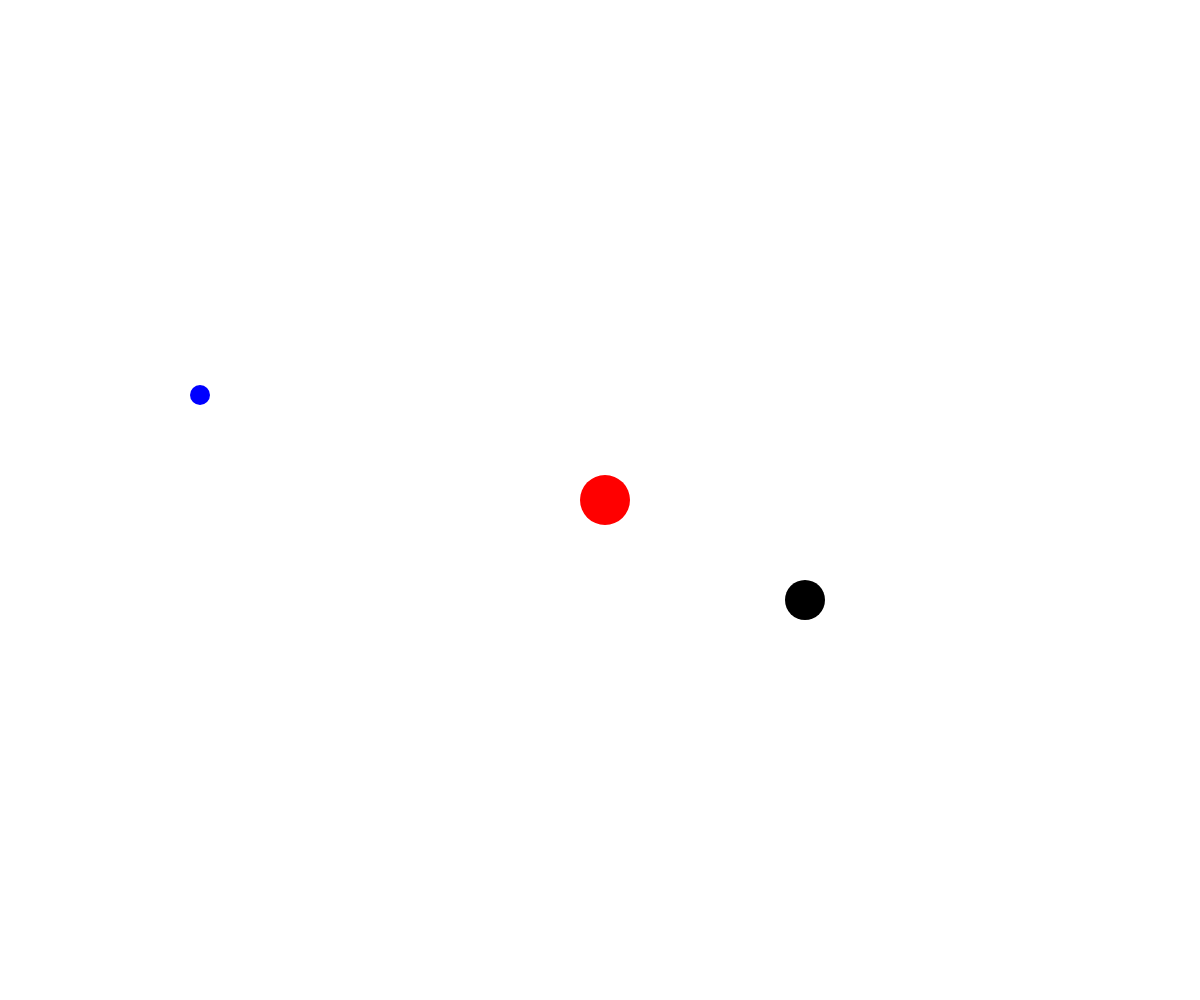
Frame 1 (no input)
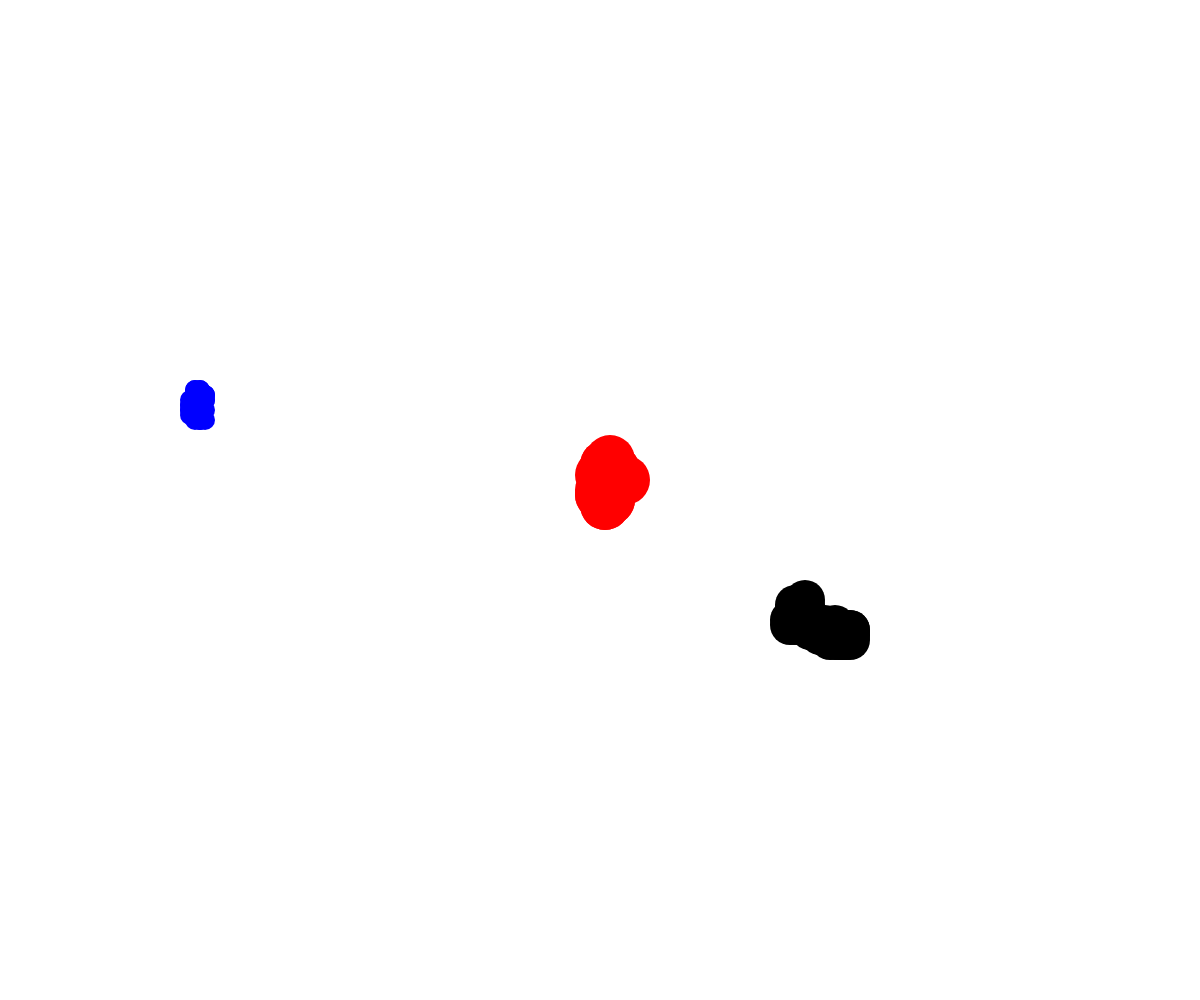
Frame 60 (no input)
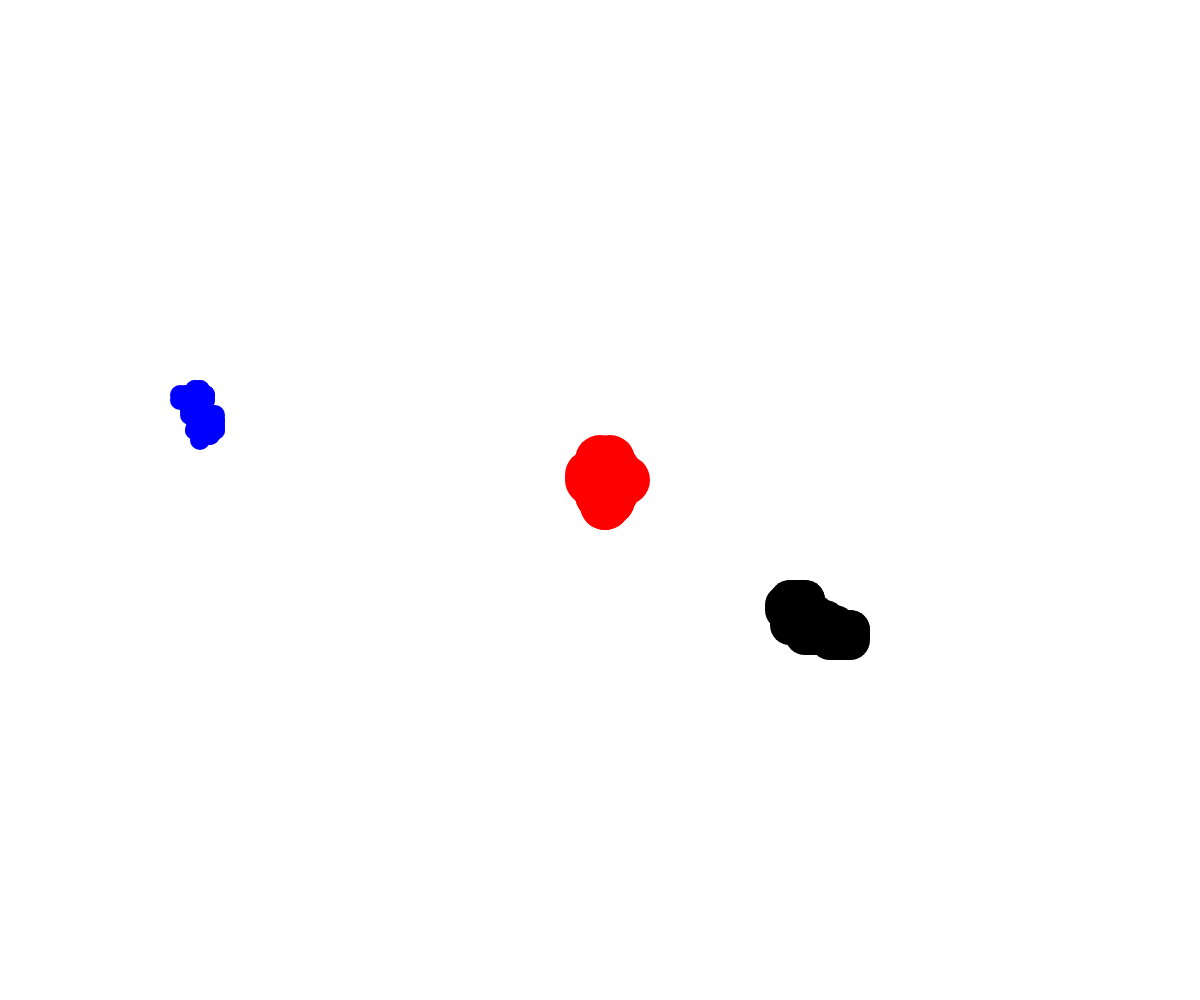
Frame 120 (the mouse pressed at the canvas centre since frame 60)

The p5.js sketch that drew these frames (run headless with seeded random() and noise() and a simulated clock; from frame 60 on, the mouse is pressed at the canvas centre):

// p5.js sketch
// ── sketch.js
// OOP 1st Demo
// Muhammad Raahim

class Walker {
  constructor(x,y,stepSize,colour,d) {
    this.x = x;
    this.y = y;
    this.stepSize = stepSize;
    this.colour = colour;
    this.d = d;
    
  }

  display() {
    fill(this.colour);
    circle(this.x, this.y, this.d);
  }

  move() {
    let choice = random(100);
    if (choice < 25) {
      // Move Up
      this.y -= this.stepSize;
    }
    else if (choice < 50) {
      // Move down
      this.y += this.stepSize;
    }
    else if (choice < 75) {
      // Move right
      this.x += this.stepSize;
    }
    else {
      // Move left
      this.x -= this.stepSize;
    }
  }
}

let theWalker;
let anotherWalker;
let someWalker;

function setup() {
  createCanvas(windowWidth, windowHeight);
  noStroke();
  theWalker = new Walker(width / 2, height / 2, 5, "red", 50);
  anotherWalker = new Walker(200, 400, 5, "blue", 20);
  someWalker = new Walker(800, 600, 5, "black", 40);
}

function draw() {
  theWalker.move();
  anotherWalker.move();
  someWalker.move();
  
  theWalker.display();
  anotherWalker.display();
  someWalker.display();
}
